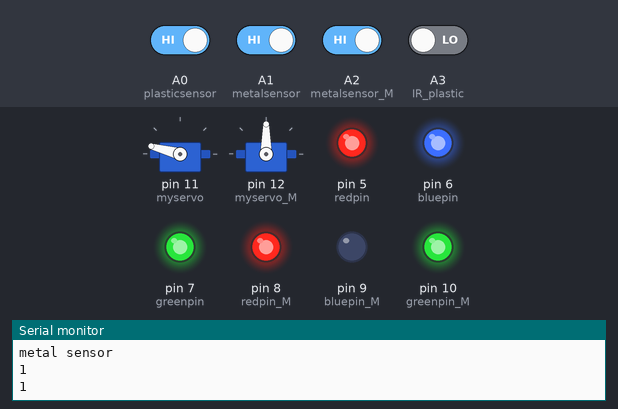
Bench run of a sketch on a simulated Arduino Uno, built with avr-gcc and run on an emulated ATmega328P. Parts: 2 × servo, output pins drawn as LEDs (lit = HIGH), the last lines printed to the serial monitor. Inputs (shaded band) come from the test bench; at power-on: A0 (plasticsensor), A1 (metalsensor), A2 (metalsensor_M) HIGH, A3 (IR_plastic) LOW.

Above: at 3.4 s.
3.5 s: A2 (metalsensor_M) driven LOW
At 6.5 s:
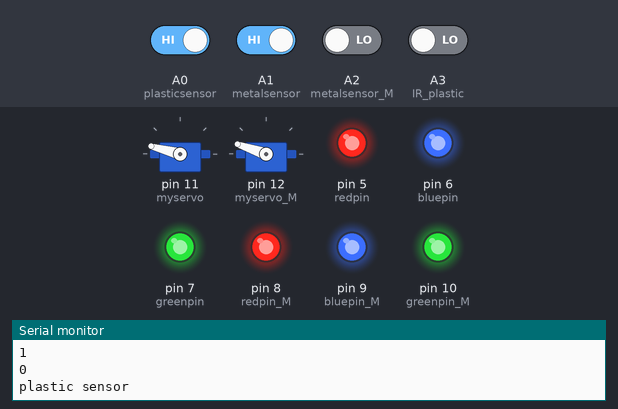
6.8 s: A0 (plasticsensor) driven LOW and A1 (metalsensor) driven LOW
At 7.8 s:
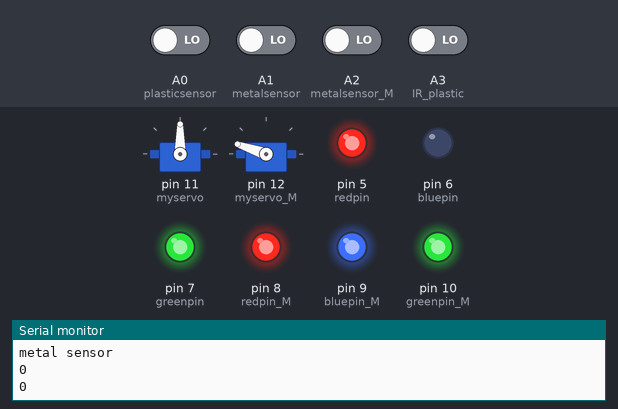
13.7 s: A3 (IR_plastic) driven HIGH
At 16.1 s:
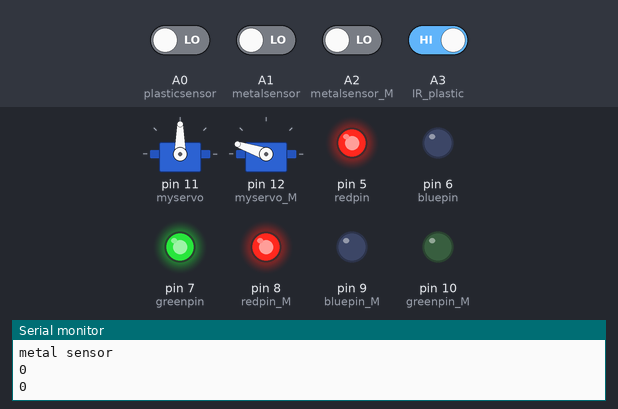
20.8 s: A0 (plasticsensor) driven HIGH
At 23.5 s:
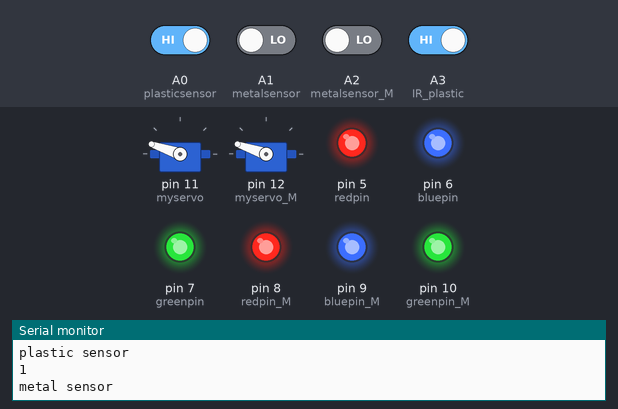
24.3 s: A0 (plasticsensor) driven LOW
At 27.03 s:
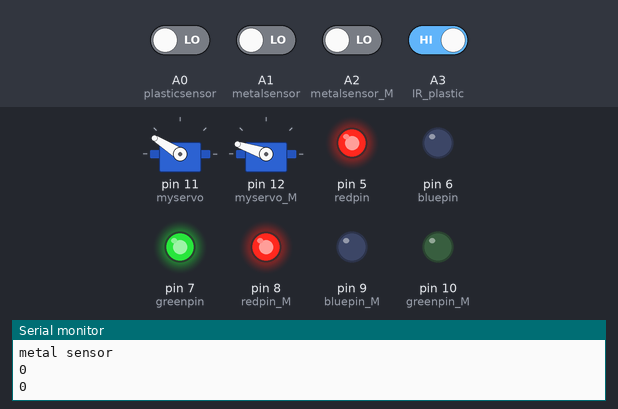
27.8 s: A2 (metalsensor_M) driven HIGH
At 33.6 s:
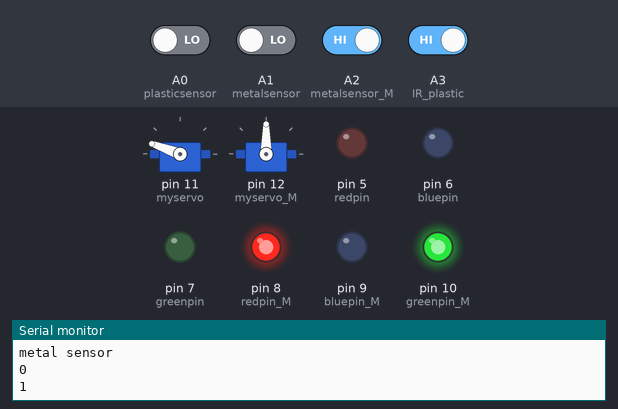
Timing chart, 0 to 35.9 s (numbered marks = the images above; inputs shaded):
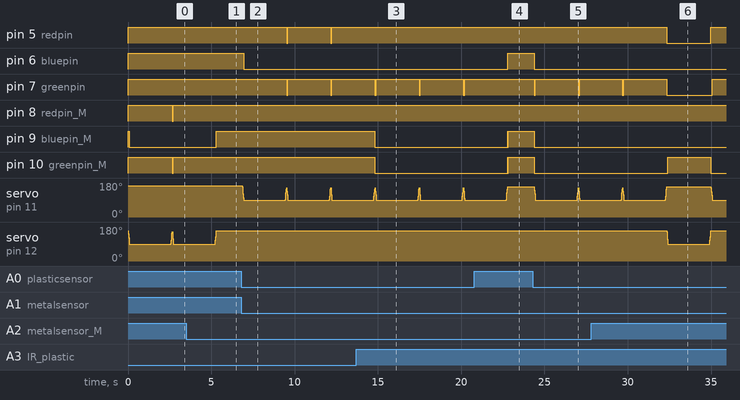

Measured:
- after the input at 3.5 s, pin 8 (redpin_M), pin 10 (greenpin_M): stays HIGH (without the input it goes to LOW after 1.8 s); pin 9 (bluepin_M): LOW → HIGH after 1.8 s
- after the input at 13.7 s, pin 5 (redpin): stops changing and stays HIGH; pin 9 (bluepin_M), pin 10 (greenpin_M): HIGH → LOW after 1.1 s
- after the input at 20.8 s, pin 6 (bluepin): LOW → HIGH after 2.0 s; pin 7 (greenpin): stays HIGH (without the input it goes to LOW after 2.0 s); pin 9 (bluepin_M), pin 10 (greenpin_M): LOW → HIGH after 2.0 s, → LOW 0.01 s later, → HIGH 0.04 s later
- after the input at 24.3 s, pin 6 (bluepin), pin 9 (bluepin_M), pin 10 (greenpin_M): HIGH → LOW after 0.08 s; pin 7 (greenpin): alternates HIGH for 2.6 s and LOW for 0.08 s, starting after 0.08 s
- after the input at 27.8 s, pin 5 (redpin): HIGH → LOW after 4.5 s, → HIGH 2.7 s later; pin 10 (greenpin_M): LOW → HIGH after 4.6 s, → LOW 2.6 s later

The sketch:

trash_bin.ino
```cpp
/// include library

#include <Servo.h> ///servo motor library


// Pin Definitions


//plastic bin pin definitions
#define redpin 5
#define bluepin 6
#define greenpin 7
#define plasticsensor A0
#define metalsensor A1
#define IR_plastic A3

//metal bin pin definitions
#define redpin_M 8
#define bluepin_M 9
#define greenpin_M 10
#define metalsensor_M A2
#define IR_metal A3


Servo myservo; // create servo object to control a servo on plastic bin
Servo myservo_M; // create servo object to control a servo on metal bin


int pos = 165; // deafult servo position of plastic bin
int pos_M = 158; // deafult servo position of metal bin


void setup() {

    myservo.attach(11); // attaches the plastic bin servo on pin 11 to the servo object
    myservo_M.attach(12); // attaches the metal bin servo on pin 12 to the servo object
    //RGB LED on plastic bin
    pinMode(redpin,OUTPUT);
    pinMode(bluepin,OUTPUT);
    pinMode(greenpin,OUTPUT);
    //RGB LED on metal bin
    pinMode(redpin_M,OUTPUT);
    pinMode(bluepin_M,OUTPUT);
    pinMode(greenpin_M,OUTPUT);
    //Create sensor values in pull up condition
    pinMode(plasticsensor,INPUT_PULLUP);
    pinMode(metalsensor,INPUT_PULLUP);
    pinMode(metalsensor_M,INPUT_PULLUP);
    //Activate IR sensor
    pinMode(IR_plastic,INPUT);
    pinMode(IR_metal,INPUT);
    //start serial monitor
    Serial.begin(9600);
    //Set RGB LED on deafult vaues (white)
    analogWrite(redpin,255);
    analogWrite(bluepin,255);
    analogWrite(greenpin,255);
    analogWrite(redpin_M,255);
    analogWrite(bluepin_M,255);
    analogWrite(greenpin_M,255);


}


void loop() {


    int sensor_read_plastic=digitalRead(plasticsensor);
    int sensor_read_metal=digitalRead(metalsensor);
    int sensor_read_metaletal2=digitalRead(metalsensor_M);
    int sensor_read_IR_plastic=digitalRead(IR_plastic);
    int sensor_read_IR_metal=digitalRead(IR_metal);
    Serial.println("plastic sensor");
    Serial.println(sensor_read_plastic);
    Serial.println("metal sensor");
    Serial.println(sensor_read_metal);
    Serial.println(sensor_read_metaletal2);

    ///Check if the trash bin is full

    //plastic bin
    if(sensor_read_IR_plastic==1){
        analogWrite(redpin,255);
        analogWrite(bluepin,0);
        analogWrite(greenpin,0);
    }
   //metal bin
   if(sensor_read_IR_metal==1){
        analogWrite(redpin_M,255);
        analogWrite(bluepin_M,0);
        analogWrite(greenpin_M,0);
    }

    //Plastic bin
    if((sensor_read_plastic==0)&&(sensor_read_metal!=1)){
        for (pos = 160; pos >= 90; pos -= 1) { // goes from 160 degrees to 0 degrees
            // in steps of 1 degree
            myservo.write(pos); // tell servo to go to position in variable 'pos'
            delay(1); // waits 1ms for the servo to reach the position
        }
        analogWrite(redpin,255);
        analogWrite(bluepin,0);
        analogWrite(greenpin,255);
        delay(2500);
        for (pos = 90; pos <= 160; pos += 1) { // goes from 90 degrees to 160 degrees
            myservo.write(pos); // tell servo to go to position in variable 'pos'
            delay(1); // waits 1ms for the servo to reach the position

        }
        analogWrite(redpin,0);
        analogWrite(bluepin,0);
        analogWrite(greenpin,0);


    }

    else{
        // keep the door close
        myservo.write(pos);


        analogWrite(redpin,255);
        analogWrite(bluepin,255);
        analogWrite(greenpin,255);

    }


    //metal bin


    if(sensor_read_metaletal2==1){
        for (pos_M = 160; pos_M >= 90; pos_M -= 1) { // goes from 160 degrees to 90 degrees
            // in steps of 1 degree
            myservo_M.write(pos_M); // tell servo to go to position in variable 'pos'
            delay(1); // waits 1ms for the servo to reach the position
        }
        analogWrite(redpin_M,255);
        analogWrite(bluepin_M,0);
        analogWrite(greenpin_M,255);
        delay(2500);
        for (pos_M = 90; pos_M <= 160; pos_M += 1) { // goes from 90 degrees to 160 degrees
            myservo_M.write(pos_M); // tell servo to go to position in variable 'pos'
            delay(1); // waits 1ms for the servo to reach the position

        }
        analogWrite(redpin_M,0);
        analogWrite(bluepin_M,0);
        analogWrite(greenpin_M,0);


    }

    else{
        // keep the door close
        myservo_M.write(pos_M);


        analogWrite(redpin_M,255);
        analogWrite(bluepin_M,255);
        analogWrite(greenpin_M,255);

    }


}
```
